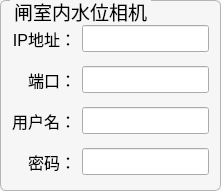
  <widget class="QGroupBox" name="groupBox_2">
   <property name="geometry">
    <rect>
     <x>690</x>
     <y>10</y>
     <width>221</width>
     <height>191</height>
    </rect>
   </property>
   <property name="font">
    <font>
     <pointsize>14</pointsize>
    </font>
   </property>
   <property name="styleSheet">
    <string notr="true">QGroupBox {
	background-color: #f6f6f6;
    border-width: 1px;
    border-radius: 6px;
   border-style:solid;
  border-color: #b4b4b4;
  margin-top: 2ex;
}
QGroupBox::title {
     subcontrol-origin: margin;
     subcontrol-position: top left;
   left:10px;
     margin-left: 0px;
     padding:0 1px;
}</string>
   </property>
   <property name="title">
    <string>闸室内水位相机</string>
   </property>
   <layout class="QGridLayout" name="gridLayout_2">
    <property name="topMargin">
     <number>16</number>
    </property>
    <property name="bottomMargin">
     <number>6</number>
    </property>
    <item row="0" column="0">
     <widget class="QLabel" name="label_13">
      <property name="font">
       <font>
        <pointsize>12</pointsize>
       </font>
      </property>
      <property name="text">
       <string>IP地址：</string>
      </property>
      <property name="alignment">
       <set>Qt::AlignRight|Qt::AlignTrailing|Qt::AlignVCenter</set>
      </property>
     </widget>
    </item>
    <item row="3" column="1">
     <widget class="QLineEdit" name="lineEdit_inside_waterlevel_password">
      <property name="font">
       <font>
        <pointsize>12</pointsize>
       </font>
      </property>
      <property name="alignment">
       <set>Qt::AlignCenter</set>
      </property>
     </widget>
    </item>
    <item row="2" column="1">
     <widget class="QLineEdit" name="lineEdit_inside_waterlevel_user">
      <property name="font">
       <font>
        <pointsize>12</pointsize>
       </font>
      </property>
      <property name="alignment">
       <set>Qt::AlignCenter</set>
      </property>
     </widget>
    </item>
    <item row="3" column="0">
     <widget class="QLabel" name="label_11">
      <property name="font">
       <font>
        <pointsize>12</pointsize>
       </font>
      </property>
      <property name="text">
       <string>密码：</string>
      </property>
      <property name="alignment">
       <set>Qt::AlignRight|Qt::AlignTrailing|Qt::AlignVCenter</set>
      </property>
     </widget>
    </item>
    <item row="2" column="0">
     <widget class="QLabel" name="label_12">
      <property name="font">
       <font>
        <pointsize>12</pointsize>
       </font>
      </property>
      <property name="text">
       <string>用户名：</string>
      </property>
      <property name="alignment">
       <set>Qt::AlignRight|Qt::AlignTrailing|Qt::AlignVCenter</set>
      </property>
     </widget>
    </item>
    <item row="1" column="1">
     <widget class="QLineEdit" name="lineEdit_inside_waterlevel_port">
      <property name="font">
       <font>
        <pointsize>12</pointsize>
       </font>
      </property>
      <property name="alignment">
       <set>Qt::AlignCenter</set>
      </property>
     </widget>
    </item>
    <item row="0" column="1">
     <widget class="QLineEdit" name="lineEdit_inside_waterlevel_host">
      <property name="font">
       <font>
        <pointsize>12</pointsize>
       </font>
      </property>
      <property name="alignment">
       <set>Qt::AlignCenter</set>
      </property>
     </widget>
    </item>
    <item row="1" column="0">
     <widget class="QLabel" name="label_10">
      <property name="font">
       <font>
        <pointsize>12</pointsize>
       </font>
      </property>
      <property name="text">
       <string>端口：</string>
      </property>
      <property name="alignment">
       <set>Qt::AlignRight|Qt::AlignTrailing|Qt::AlignVCenter</set>
      </property>
     </widget>
    </item>
   </layout>
  </widget>
